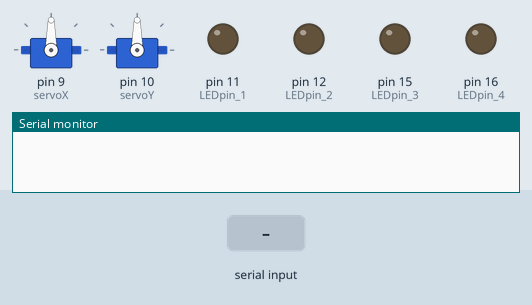
Recording of a sketch running on a simulated Arduino Uno, built with avr-gcc and run on an emulated ATmega328P. On the bench: 2 × servo, output pins drawn as LEDs (lit = HIGH), the last lines printed to the serial monitor. The inputs (shaded band) are chosen by the test bench.

Above: at 1.2 s.
1.3 s: "D" received over Serial
At 2.0 s:
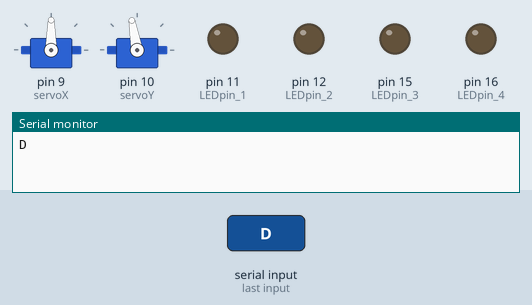
2.8 s: byte 103 ('g') received over Serial
At 3.1 s:
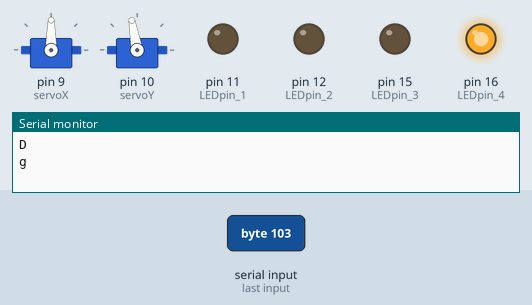
4.3 s: byte 105 ('i') received over Serial
At 5.4 s:
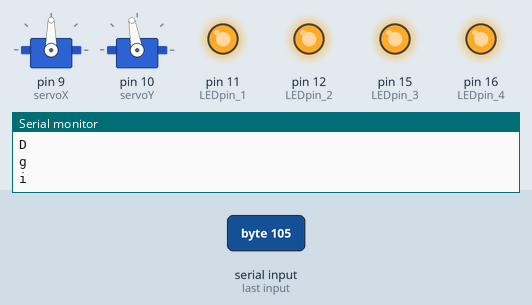
5.8 s: byte 104 ('h') received over Serial
At 6.6 s:
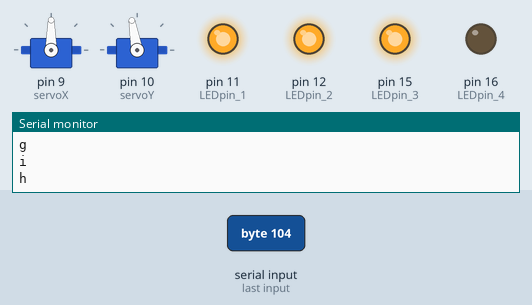
7.3 s: "U" received over Serial
At 7.7 s:
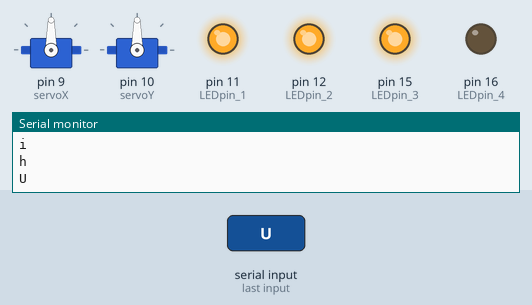
8.8 s: "R" received over Serial
At 10.1 s:
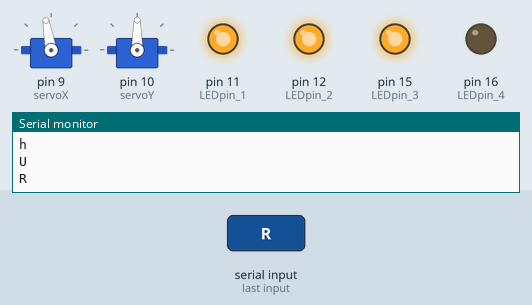
Timing chart, 0 to 11.3 s (numbered marks = the images above; inputs shaded):
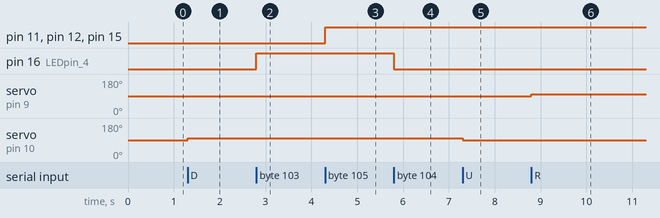

The sketch:

MoveCamera.ino
```cpp
#include <Servo.h>

Servo servoX; // X축 서보 모터
Servo servoY; // Y축 서보 모터
int LEDpin_1 = 11, LEDpin_2 = 12, LEDpin_3 = 15, LEDpin_4 = 16;

void setup() {
  servoX.attach(9); // X축 서보 모터 핀 연결
  servoY.attach(10); // Y축 서보 모터 핀 연결

  Serial.begin(9600); // 시리얼 통신 시작

  servoX.write(90);
  servoY.write(90);
  pinMode(LEDpin_1, OUTPUT);
  pinMode(LEDpin_2, OUTPUT);
  pinMode(LEDpin_3, OUTPUT);
  pinMode(LEDpin_4, OUTPUT);
  digitalWrite(LEDpin_1, LOW); // LED1를 끈 상태로 초기화
  digitalWrite(LEDpin_2, LOW); // LED2를 끈 상태로 초기화
  digitalWrite(LEDpin_3, LOW); // LED3를 끈 상태로 초기화
  digitalWrite(LEDpin_4, LOW); // LED4를 끈 상태로 초기화
}

void loop() {
  if (Serial.available() > 0) {
    char command = Serial.read();
    Serial.println(command);
    switch(command) {
      case 'U':
        servoY.write(servoY.read() - 10); // 위로 이동
        break;
      case 'D':
        servoY.write(servoY.read() + 10); // 아래로 이동
        break;
      case 'L':
        servoX.write(servoX.read() - 10); // 왼쪽으로 이동
        break;
      case 'R':
        servoX.write(servoX.read() + 10); // 오른쪽으로 이동
        break;
      case 'a': // LED1을 켠다
        digitalWrite(LEDpin_1, HIGH);
        break;
      case 'b': // LED1을 끔
        digitalWrite(LEDpin_1, LOW);
        break;
      case 'c': // LED2을 켠다
        digitalWrite(LEDpin_2, HIGH);
        break;
      case 'd': // LED2를 끔
        digitalWrite(LEDpin_2, LOW);
        break;
      case 'e': // LED3를 켠다
        digitalWrite(LEDpin_3, HIGH);
        break;
      case 'f': // LED3를 끔
        digitalWrite(LEDpin_3, LOW);
        break;
      case 'g': // LED4를 켠다
        digitalWrite(LEDpin_4, HIGH);
        break;
      case 'h': // LED4를 끔
        digitalWrite(LEDpin_4, LOW);
        break;
      case 'i': // 전체 점등
        digitalWrite(LEDpin_1, HIGH);
        digitalWrite(LEDpin_2, HIGH);
        digitalWrite(LEDpin_3, HIGH);
        digitalWrite(LEDpin_4, HIGH);
        break;
      case 'j': // 전체 소등
        digitalWrite(LEDpin_1, LOW);
        digitalWrite(LEDpin_2, LOW);
        digitalWrite(LEDpin_3, LOW);
        digitalWrite(LEDpin_4, LOW);
        break;
    }
  }
}
```

Measured:
- after the input at 1.3 s, servo on pin 10 (servoY): 90° → 100° at once
- after the input at 2.8 s, pin 16 (LEDpin_4): LOW → HIGH at once
- after the input at 4.3 s, pin 11 (LEDpin_1), pin 12 (LEDpin_2), pin 15 (LEDpin_3): LOW → HIGH at once
- after the input at 5.8 s, pin 16 (LEDpin_4): HIGH → LOW at once
- after the input at 7.3 s, servo on pin 10 (servoY): 100° → 90° at once
- after the input at 8.8 s, servo on pin 9 (servoX): 90° → 100° at once
